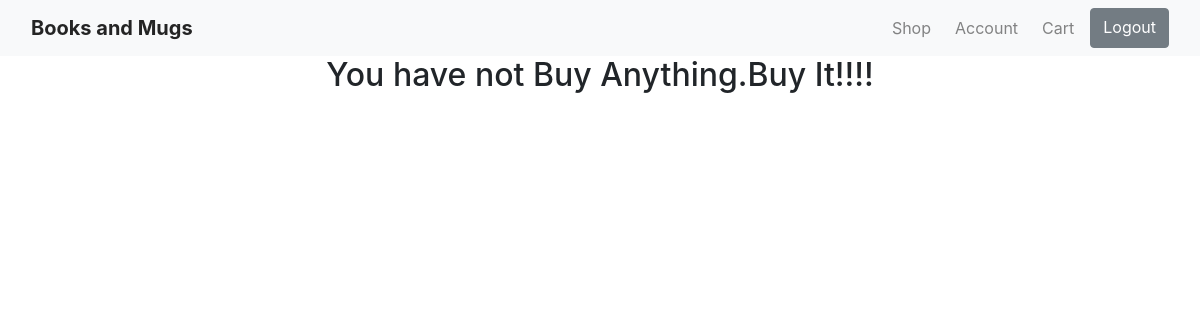
The page /order (signed in) on the database as committed earlier.
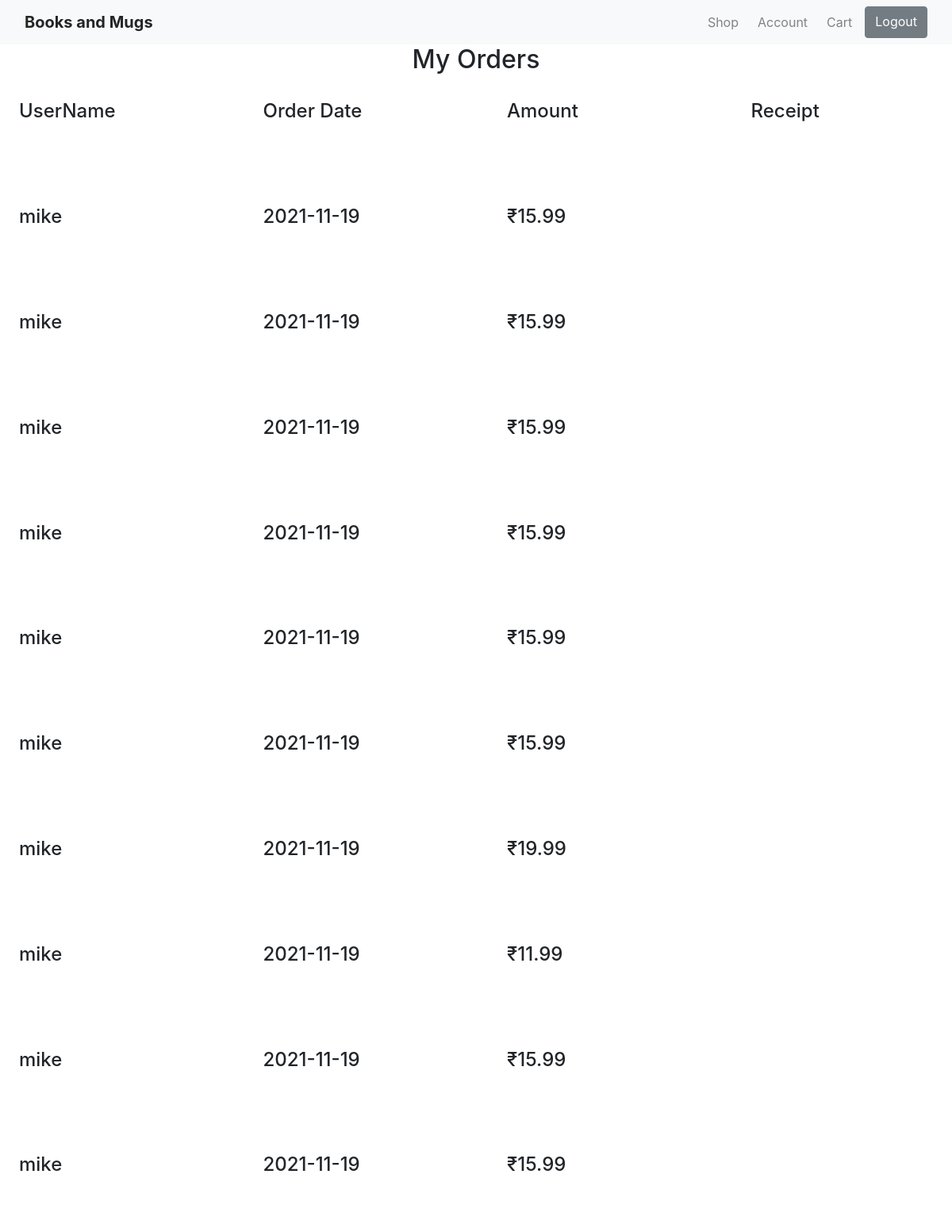
The same page on the database as committed later.
### website/models.py (models this page shows, shortened)
class User(db.Model, UserMixin):
    id = db.Column(db.Integer, primary_key = True)
    email = db.Column(db.String(100), unique=True)
    first_name = db.Column(db.String(100))
    last_name = db.Column(db.String(100))
    address = db.Column(db.String(100))
    phone = db.Column(db.String(100))
    password = db.Column(db.String(100))
    review = db.relationship('Review')

class Order(db.Model, UserMixin):
    id = db.Column(db.Integer, primary_key=True)
    user_id = db.Column(db.Integer, db.ForeignKey('user.id'), nullable=False)
    amount = db.Column(db.Integer, nullable=False)
    order_date = db.Column(db.DateTime(timezone = True), nullable=False, default=datetime.utcnow)
    orderbook=db.relationship('OrderBook', backref='orderdetail', lazy=True)

### website/auth.py (the view)
@auth.route("/order")
def order():
    orders=Order.query.filter_by(user_id=current_user.id).all()
    return render_template('order.html', title="order",orders=orders,user=current_user)

### website/__init__.py (called while the page is built)
def create_app():
    app = Flask(__name__)
    app.config['SECRET_KEY'] = 'password'
    app.config['SQLALCHEMY_DATABASE_URI'] = f'sqlite:///{DB_NAME}'
    db.init_app(app)
    from .views import views
    from .auth import auth
    app.register_blueprint(views,url_prefix='/')
    app.register_blueprint(auth,url_prefix='/')
    from .models import User, Review, Book
    create_database(app)
    login_manager = LoginManager()
    login_manager.login_view='auth.login'
    login_manager.init_app(app)
    @login_manager.user_loader
    def load_user(id):
        return User.query.get(int(id))
    return app

### website/templates/order.html
{% extends "base.html" %}
{% block content %}
	{% if not orders %}
		<div class="content-section">
          <h2 class="article-title"><center>You have not Buy Anything.Buy It!!!!</h2>
		</div>
	{% else %}
		<div class="content-section">
			<h2 class="article-title"><center>My Orders</h2>
		</div>
		<div class="content-section">
			<div class="row d-flex mb-5 contact-info">
				<div class="col-md-3 d-flex">
					<div class="info bg-white p-4">
						<h4 class="book-title">UserName</h4>
					</div>
				</div>
				<div class="col-md-3 d-flex">
					<div class="info bg-white p-4">
						<h4 class="book-title">Order Date</h4>
					</div>
				</div>
				<div class="col-md-3 d-flex">
					<div class="info bg-white p-4">
						<h4 class="book-title">Amount</h4>
					</div>
				</div>
				<div class="col-md-3 d-flex">
					<div class="info bg-white p-4">
						<h4 class="book-title">Receipt</h4>
					</div>
				</div>
			</div>
			{% for order in orders %}
				<div class="content-section">
					<div class="row d-flex mb-5 contact-info">
						<div class="col-md-3 d-flex">
							<div class="info bg-white p-4">
								<h4>{{ current_user.first_name }}</h4>
							</div>
						</div>
						<div class="col-md-3 d-flex">
							<div class="info bg-white p-4">
								<h4>{{ order.order_date.strftime('%Y-%m-%d') }}</h4>
							</div>
						</div>
						<div class="col-md-3 d-flex">
							<div class="info bg-white p-4">
								<h4>&#8377;{{ order.amount }}</h4>
							</div>
						</div>
						<div class="col-md-3 d-flex">
						</div>
					</div>
				</div>
		{% endfor %}
		</div>
	{% endif %}
{% endblock content %}

Rows that differ between the two databases and show on the page:
added Order: order_date "2021-11-19", amount "15.99"
now on this page (row edited): User: first_name "mike"
added Order: order_date "2021-11-19", amount "15.99"
added Order: order_date "2021-11-19", amount "15.99"
added Order: order_date "2021-11-19", amount "15.99"
added Order: order_date "2021-11-19", amount "15.99"
added Order: order_date "2021-11-19", amount "15.99"
added Order: order_date "2021-11-19", amount "19.99"
added Order: order_date "2021-11-19", amount "11.99"
added Order: order_date "2021-11-19", amount "15.99"
added Order: order_date "2021-11-19", amount "15.99"
Other text that changed with them:
text no longer shown: "You have not Buy Anything.Buy It!!!!"
text now shown: "My Orders UserName Order Date Amount Receipt"
